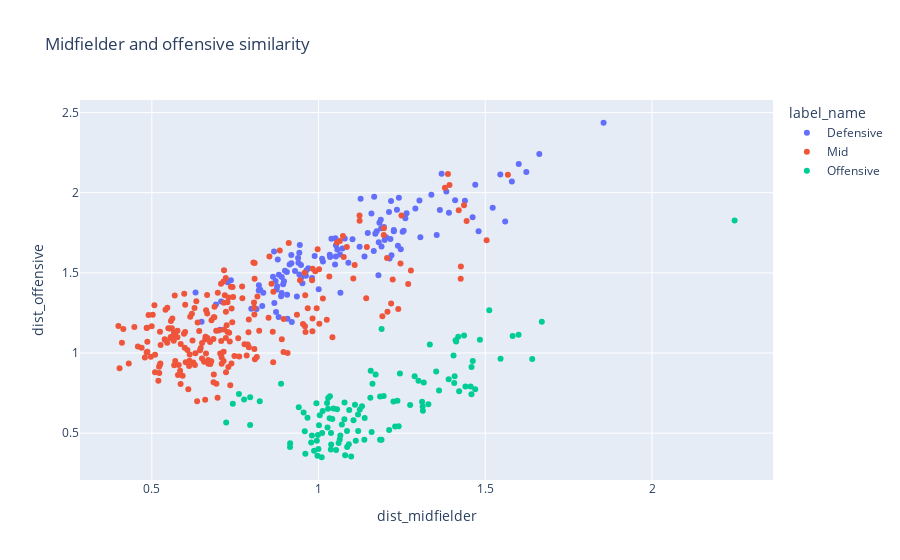

Here is the notebook cell this chart was saved with:
### Code cell
px.scatter(df_output_dists[df_output_dists.position!='Goalkeeper'],
x='dist_midfielder',y='dist_offensive',
color='label_name',hover_data=['slug_club','slug_player','mins_played','position','score'],
title='Midfielder and offensive similarity')
